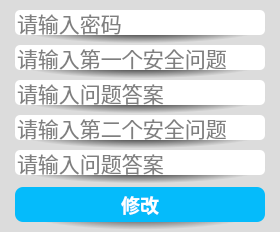
<?xml version="1.0" encoding="UTF-8"?>
<ui version="4.0">
 <class>CModifySecretiveQuestionsDialog</class>
 <widget class="QDialog" name="CModifySecretiveQuestionsDialog">
  <property name="geometry">
   <rect>
    <x>0</x>
    <y>0</y>
    <width>280</width>
    <height>232</height>
   </rect>
  </property>
  <property name="minimumSize">
   <size>
    <width>280</width>
    <height>232</height>
   </size>
  </property>
  <property name="maximumSize">
   <size>
    <width>280</width>
    <height>232</height>
   </size>
  </property>
  <property name="windowTitle">
   <string>修改安全问题</string>
  </property>
  <property name="styleSheet">
   <string notr="true">#CModifySecretiveQuestionsDialog
{
	background:rgb(220, 220, 220);
}</string>
  </property>
  <layout class="QGridLayout" name="gridLayout">
   <property name="leftMargin">
    <number>0</number>
   </property>
   <property name="topMargin">
    <number>10</number>
   </property>
   <property name="rightMargin">
    <number>0</number>
   </property>
   <property name="bottomMargin">
    <number>0</number>
   </property>
   <property name="spacing">
    <number>0</number>
   </property>
   <item row="0" column="0">
    <widget class="QWidget" name="widgetAccount" native="true">
     <property name="sizePolicy">
      <sizepolicy hsizetype="Fixed" vsizetype="Fixed">
       <horstretch>0</horstretch>
       <verstretch>0</verstretch>
      </sizepolicy>
     </property>
     <property name="minimumSize">
      <size>
       <width>280</width>
       <height>35</height>
      </size>
     </property>
     <property name="maximumSize">
      <size>
       <width>280</width>
       <height>35</height>
      </size>
     </property>
     <property name="font">
      <font>
       <family>等线</family>
       <pointsize>10</pointsize>
       <weight>75</weight>
       <bold>true</bold>
      </font>
     </property>
     <property name="styleSheet">
      <string notr="true">background:qradialgradient(spread:pad, cx:0.5, cy:0.5, radius:0.5, fx:0.5, fy:0.5, stop:0.0965909 rgba(0, 0, 0, 255), stop:0.903409 rgba(220, 220, 220, 220));</string>
     </property>
     <layout class="QGridLayout" name="gridLayout_2">
      <property name="leftMargin">
       <number>0</number>
      </property>
      <property name="topMargin">
       <number>0</number>
      </property>
      <property name="rightMargin">
       <number>0</number>
      </property>
      <property name="bottomMargin">
       <number>0</number>
      </property>
      <property name="spacing">
       <number>0</number>
      </property>
      <item row="0" column="0">
       <widget class="QLineEdit" name="lineEditPassword">
        <property name="sizePolicy">
         <sizepolicy hsizetype="Fixed" vsizetype="Fixed">
          <horstretch>25</horstretch>
          <verstretch>25</verstretch>
         </sizepolicy>
        </property>
        <property name="minimumSize">
         <size>
          <width>250</width>
          <height>25</height>
         </size>
        </property>
        <property name="maximumSize">
         <size>
          <width>250</width>
          <height>25</height>
         </size>
        </property>
        <property name="font">
         <font>
          <family>Consolas</family>
          <pointsize>16</pointsize>
          <weight>50</weight>
          <italic>false</italic>
          <bold>false</bold>
         </font>
        </property>
        <property name="toolTip">
         <string/>
        </property>
        <property name="autoFillBackground">
         <bool>false</bool>
        </property>
        <property name="styleSheet">
         <string notr="true">background:rgb(255, 255, 255);
border-radius:5px;
color:rgb(0, 0, 0);</string>
        </property>
        <property name="inputMask">
         <string/>
        </property>
        <property name="text">
         <string/>
        </property>
        <property name="maxLength">
         <number>30</number>
        </property>
        <property name="frame">
         <bool>true</bool>
        </property>
        <property name="echoMode">
         <enum>QLineEdit::Normal</enum>
        </property>
        <property name="cursorPosition">
         <number>0</number>
        </property>
        <property name="alignment">
         <set>Qt::AlignLeading|Qt::AlignLeft|Qt::AlignVCenter</set>
        </property>
        <property name="dragEnabled">
         <bool>false</bool>
        </property>
        <property name="placeholderText">
         <string>请输入密码</string>
        </property>
        <property name="clearButtonEnabled">
         <bool>true</bool>
        </property>
       </widget>
      </item>
      <item row="1" column="0">
       <spacer name="verticalSpacerInputAccount">
        <property name="font">
         <font>
          <family>等线</family>
          <pointsize>10</pointsize>
          <weight>75</weight>
          <bold>true</bold>
         </font>
        </property>
        <property name="orientation">
         <enum>Qt::Vertical</enum>
        </property>
        <property name="sizeHint" stdset="0">
         <size>
          <width>20</width>
          <height>20</height>
         </size>
        </property>
       </spacer>
      </item>
     </layout>
    </widget>
   </item>
   <item row="1" column="0">
    <widget class="QWidget" name="widgetAccount_2" native="true">
     <property name="sizePolicy">
      <sizepolicy hsizetype="Fixed" vsizetype="Fixed">
       <horstretch>0</horstretch>
       <verstretch>0</verstretch>
      </sizepolicy>
     </property>
     <property name="minimumSize">
      <size>
       <width>280</width>
       <height>35</height>
      </size>
     </property>
     <property name="maximumSize">
      <size>
       <width>280</width>
       <height>35</height>
      </size>
     </property>
     <property name="font">
      <font>
       <family>等线</family>
       <pointsize>10</pointsize>
       <weight>75</weight>
       <bold>true</bold>
      </font>
     </property>
     <property name="styleSheet">
      <string notr="true">background:qradialgradient(spread:pad, cx:0.5, cy:0.5, radius:0.5, fx:0.5, fy:0.5, stop:0.0965909 rgba(0, 0, 0, 255), stop:0.903409 rgba(220, 220, 220, 220));</string>
     </property>
     <layout class="QGridLayout" name="gridLayout_3">
      <property name="leftMargin">
       <number>0</number>
      </property>
      <property name="topMargin">
       <number>0</number>
      </property>
      <property name="rightMargin">
       <number>0</number>
      </property>
      <property name="bottomMargin">
       <number>0</number>
      </property>
      <property name="spacing">
       <number>0</number>
      </property>
      <item row="0" column="0">
       <widget class="QLineEdit" name="lineEditSecretiveQuestion1">
        <property name="sizePolicy">
         <sizepolicy hsizetype="Fixed" vsizetype="Fixed">
          <horstretch>25</horstretch>
          <verstretch>25</verstretch>
         </sizepolicy>
        </property>
        <property name="minimumSize">
         <size>
          <width>250</width>
          <height>25</height>
         </size>
        </property>
        <property name="maximumSize">
         <size>
          <width>250</width>
          <height>25</height>
         </size>
        </property>
        <property name="font">
         <font>
          <family>Consolas</family>
          <pointsize>16</pointsize>
          <weight>50</weight>
          <italic>false</italic>
          <bold>false</bold>
         </font>
        </property>
        <property name="toolTip">
         <string/>
        </property>
        <property name="autoFillBackground">
         <bool>false</bool>
        </property>
        <property name="styleSheet">
         <string notr="true">background:rgb(255, 255, 255);
border-radius:5px;
color:rgb(0, 0, 0);</string>
        </property>
        <property name="inputMask">
         <string/>
        </property>
        <property name="text">
         <string/>
        </property>
        <property name="maxLength">
         <number>20</number>
        </property>
        <property name="frame">
         <bool>true</bool>
        </property>
        <property name="echoMode">
         <enum>QLineEdit::Normal</enum>
        </property>
        <property name="cursorPosition">
         <number>0</number>
        </property>
        <property name="alignment">
         <set>Qt::AlignLeading|Qt::AlignLeft|Qt::AlignVCenter</set>
        </property>
        <property name="dragEnabled">
         <bool>false</bool>
        </property>
        <property name="placeholderText">
         <string>请输入第一个安全问题</string>
        </property>
        <property name="clearButtonEnabled">
         <bool>true</bool>
        </property>
       </widget>
      </item>
      <item row="1" column="0">
       <spacer name="verticalSpacerInputAccount_2">
        <property name="font">
         <font>
          <family>等线</family>
          <pointsize>10</pointsize>
          <weight>75</weight>
          <bold>true</bold>
         </font>
        </property>
        <property name="orientation">
         <enum>Qt::Vertical</enum>
        </property>
        <property name="sizeHint" stdset="0">
         <size>
          <width>20</width>
          <height>20</height>
         </size>
        </property>
       </spacer>
      </item>
     </layout>
    </widget>
   </item>
   <item row="2" column="0">
    <widget class="QWidget" name="widgetAccount_3" native="true">
     <property name="sizePolicy">
      <sizepolicy hsizetype="Fixed" vsizetype="Fixed">
       <horstretch>0</horstretch>
       <verstretch>0</verstretch>
      </sizepolicy>
     </property>
     <property name="minimumSize">
      <size>
       <width>280</width>
       <height>35</height>
      </size>
     </property>
     <property name="maximumSize">
      <size>
       <width>280</width>
       <height>35</height>
      </size>
     </property>
     <property name="font">
      <font>
       <family>等线</family>
       <pointsize>10</pointsize>
       <weight>75</weight>
       <bold>true</bold>
      </font>
     </property>
     <property name="styleSheet">
      <string notr="true">background:qradialgradient(spread:pad, cx:0.5, cy:0.5, radius:0.5, fx:0.5, fy:0.5, stop:0.0965909 rgba(0, 0, 0, 255), stop:0.903409 rgba(220, 220, 220, 220));</string>
     </property>
     <layout class="QGridLayout" name="gridLayout_4">
      <property name="leftMargin">
       <number>0</number>
      </property>
      <property name="topMargin">
       <number>0</number>
      </property>
      <property name="rightMargin">
       <number>0</number>
      </property>
      <property name="bottomMargin">
       <number>0</number>
      </property>
      <property name="spacing">
       <number>0</number>
      </property>
      <item row="0" column="0">
       <widget class="QLineEdit" name="lineEditSecretiveAnswer1">
        <property name="sizePolicy">
         <sizepolicy hsizetype="Fixed" vsizetype="Fixed">
          <horstretch>25</horstretch>
          <verstretch>25</verstretch>
         </sizepolicy>
        </property>
        <property name="minimumSize">
         <size>
          <width>250</width>
          <height>25</height>
         </size>
        </property>
        <property name="maximumSize">
         <size>
          <width>250</width>
          <height>25</height>
         </size>
        </property>
        <property name="font">
         <font>
          <family>Consolas</family>
          <pointsize>16</pointsize>
          <weight>50</weight>
          <italic>false</italic>
          <bold>false</bold>
         </font>
        </property>
        <property name="toolTip">
         <string/>
        </property>
        <property name="autoFillBackground">
         <bool>false</bool>
        </property>
        <property name="styleSheet">
         <string notr="true">background:rgb(255, 255, 255);
border-radius:5px;
color:rgb(0, 0, 0);</string>
        </property>
        <property name="inputMask">
         <string/>
        </property>
        <property name="text">
         <string/>
        </property>
        <property name="maxLength">
         <number>20</number>
        </property>
        <property name="frame">
         <bool>true</bool>
        </property>
        <property name="echoMode">
         <enum>QLineEdit::Normal</enum>
        </property>
        <property name="cursorPosition">
         <number>0</number>
        </property>
        <property name="alignment">
         <set>Qt::AlignLeading|Qt::AlignLeft|Qt::AlignVCenter</set>
        </property>
        <property name="dragEnabled">
         <bool>false</bool>
        </property>
        <property name="placeholderText">
         <string>请输入问题答案</string>
        </property>
        <property name="clearButtonEnabled">
         <bool>true</bool>
        </property>
       </widget>
      </item>
      <item row="1" column="0">
       <spacer name="verticalSpacerInputAccount_3">
        <property name="font">
         <font>
          <family>等线</family>
          <pointsize>10</pointsize>
          <weight>75</weight>
          <bold>true</bold>
         </font>
        </property>
        <property name="orientation">
         <enum>Qt::Vertical</enum>
        </property>
        <property name="sizeHint" stdset="0">
         <size>
          <width>20</width>
          <height>20</height>
         </size>
        </property>
       </spacer>
      </item>
     </layout>
    </widget>
   </item>
   <item row="3" column="0">
    <widget class="QWidget" name="widgetAccount_4" native="true">
     <property name="sizePolicy">
      <sizepolicy hsizetype="Fixed" vsizetype="Fixed">
       <horstretch>0</horstretch>
       <verstretch>0</verstretch>
      </sizepolicy>
     </property>
     <property name="minimumSize">
      <size>
       <width>280</width>
       <height>35</height>
      </size>
     </property>
     <property name="maximumSize">
      <size>
       <width>280</width>
       <height>35</height>
      </size>
     </property>
     <property name="font">
      <font>
       <family>等线</family>
       <pointsize>10</pointsize>
       <weight>75</weight>
       <bold>true</bold>
      </font>
     </property>
     <property name="styleSheet">
      <string notr="true">background:qradialgradient(spread:pad, cx:0.5, cy:0.5, radius:0.5, fx:0.5, fy:0.5, stop:0.0965909 rgba(0, 0, 0, 255), stop:0.903409 rgba(220, 220, 220, 220));</string>
     </property>
     <layout class="QGridLayout" name="gridLayout_5">
      <property name="leftMargin">
       <number>0</number>
      </property>
      <property name="topMargin">
       <number>0</number>
      </property>
      <property name="rightMargin">
       <number>0</number>
      </property>
      <property name="bottomMargin">
       <number>0</number>
      </property>
      <property name="spacing">
       <number>0</number>
      </property>
      <item row="0" column="0">
       <widget class="QLineEdit" name="lineEditSecretiveQuestion2">
        <property name="sizePolicy">
         <sizepolicy hsizetype="Fixed" vsizetype="Fixed">
          <horstretch>25</horstretch>
          <verstretch>25</verstretch>
         </sizepolicy>
        </property>
        <property name="minimumSize">
         <size>
          <width>250</width>
          <height>25</height>
         </size>
        </property>
        <property name="maximumSize">
         <size>
          <width>250</width>
          <height>25</height>
         </size>
        </property>
        <property name="font">
         <font>
          <family>Consolas</family>
          <pointsize>16</pointsize>
          <weight>50</weight>
          <italic>false</italic>
          <bold>false</bold>
         </font>
        </property>
        <property name="toolTip">
         <string/>
        </property>
        <property name="autoFillBackground">
         <bool>false</bool>
        </property>
        <property name="styleSheet">
         <string notr="true">background:rgb(255, 255, 255);
border-radius:5px;
color:rgb(0, 0, 0);</string>
        </property>
        <property name="inputMask">
         <string/>
        </property>
        <property name="text">
         <string/>
        </property>
        <property name="maxLength">
         <number>20</number>
        </property>
        <property name="frame">
         <bool>true</bool>
        </property>
        <property name="echoMode">
         <enum>QLineEdit::Normal</enum>
        </property>
        <property name="cursorPosition">
         <number>0</number>
        </property>
        <property name="alignment">
         <set>Qt::AlignLeading|Qt::AlignLeft|Qt::AlignVCenter</set>
        </property>
        <property name="dragEnabled">
         <bool>false</bool>
        </property>
        <property name="placeholderText">
         <string>请输入第二个安全问题</string>
        </property>
        <property name="clearButtonEnabled">
         <bool>true</bool>
        </property>
       </widget>
      </item>
      <item row="1" column="0">
       <spacer name="verticalSpacerInputAccount_4">
        <property name="font">
         <font>
          <family>等线</family>
          <pointsize>10</pointsize>
          <weight>75</weight>
          <bold>true</bold>
         </font>
        </property>
        <property name="orientation">
         <enum>Qt::Vertical</enum>
        </property>
        <property name="sizeHint" stdset="0">
         <size>
          <width>20</width>
          <height>20</height>
         </size>
        </property>
       </spacer>
      </item>
     </layout>
    </widget>
   </item>
   <item row="4" column="0">
    <widget class="QWidget" name="widgetAccount_5" native="true">
     <property name="sizePolicy">
      <sizepolicy hsizetype="Fixed" vsizetype="Fixed">
       <horstretch>0</horstretch>
       <verstretch>0</verstretch>
      </sizepolicy>
     </property>
     <property name="minimumSize">
      <size>
       <width>280</width>
       <height>35</height>
      </size>
     </property>
     <property name="maximumSize">
      <size>
       <width>280</width>
       <height>35</height>
      </size>
     </property>
     <property name="font">
      <font>
       <family>等线</family>
       <pointsize>10</pointsize>
       <weight>75</weight>
       <bold>true</bold>
      </font>
     </property>
     <property name="styleSheet">
      <string notr="true">background:qradialgradient(spread:pad, cx:0.5, cy:0.5, radius:0.5, fx:0.5, fy:0.5, stop:0.0965909 rgba(0, 0, 0, 255), stop:0.903409 rgba(220, 220, 220, 220));</string>
     </property>
     <layout class="QGridLayout" name="gridLayout_6">
      <property name="leftMargin">
       <number>0</number>
      </property>
      <property name="topMargin">
       <number>0</number>
      </property>
      <property name="rightMargin">
       <number>0</number>
      </property>
      <property name="bottomMargin">
       <number>0</number>
      </property>
      <property name="spacing">
       <number>0</number>
      </property>
      <item row="0" column="0">
       <widget class="QLineEdit" name="lineEditSecretiveAnswer2">
        <property name="sizePolicy">
         <sizepolicy hsizetype="Fixed" vsizetype="Fixed">
          <horstretch>25</horstretch>
          <verstretch>25</verstretch>
         </sizepolicy>
        </property>
        <property name="minimumSize">
         <size>
          <width>250</width>
          <height>25</height>
         </size>
        </property>
        <property name="maximumSize">
         <size>
          <width>250</width>
          <height>25</height>
         </size>
        </property>
        <property name="font">
         <font>
          <family>Consolas</family>
          <pointsize>16</pointsize>
          <weight>50</weight>
          <italic>false</italic>
          <bold>false</bold>
         </font>
        </property>
        <property name="toolTip">
         <string/>
        </property>
        <property name="autoFillBackground">
         <bool>false</bool>
        </property>
        <property name="styleSheet">
         <string notr="true">background:rgb(255, 255, 255);
border-radius:5px;
color:rgb(0, 0, 0);</string>
        </property>
        <property name="inputMask">
         <string/>
        </property>
        <property name="text">
         <string/>
        </property>
        <property name="maxLength">
         <number>20</number>
        </property>
        <property name="frame">
         <bool>true</bool>
        </property>
        <property name="echoMode">
         <enum>QLineEdit::Normal</enum>
        </property>
        <property name="cursorPosition">
         <number>0</number>
        </property>
        <property name="alignment">
         <set>Qt::AlignLeading|Qt::AlignLeft|Qt::AlignVCenter</set>
        </property>
        <property name="dragEnabled">
         <bool>false</bool>
        </property>
        <property name="placeholderText">
         <string>请输入问题答案</string>
        </property>
        <property name="clearButtonEnabled">
         <bool>true</bool>
        </property>
       </widget>
      </item>
      <item row="1" column="0">
       <spacer name="verticalSpacerInputAccount_5">
        <property name="font">
         <font>
          <family>等线</family>
          <pointsize>10</pointsize>
          <weight>75</weight>
          <bold>true</bold>
         </font>
        </property>
        <property name="orientation">
         <enum>Qt::Vertical</enum>
        </property>
        <property name="sizeHint" stdset="0">
         <size>
          <width>20</width>
          <height>20</height>
         </size>
        </property>
       </spacer>
      </item>
     </layout>
    </widget>
   </item>
   <item row="5" column="0">
    <widget class="QWidget" name="widgetLoginButton" native="true">
     <property name="sizePolicy">
      <sizepolicy hsizetype="Preferred" vsizetype="Fixed">
       <horstretch>0</horstretch>
       <verstretch>0</verstretch>
      </sizepolicy>
     </property>
     <property name="styleSheet">
      <string notr="true">background:qradialgradient(spread:pad, cx:0.5, cy:0.5, radius:0.5, fx:0.5, fy:0.5, stop:0.0965909 rgba(0, 0, 0, 255), stop:0.903409 rgba(220, 220, 220, 220));</string>
     </property>
     <layout class="QGridLayout" name="gridLayout_7">
      <property name="leftMargin">
       <number>5</number>
      </property>
      <property name="topMargin">
       <number>2</number>
      </property>
      <property name="rightMargin">
       <number>5</number>
      </property>
      <property name="bottomMargin">
       <number>10</number>
      </property>
      <property name="spacing">
       <number>0</number>
      </property>
      <item row="0" column="0">
       <widget class="QToolButton" name="toolButtonModify">
        <property name="sizePolicy">
         <sizepolicy hsizetype="Fixed" vsizetype="Fixed">
          <horstretch>0</horstretch>
          <verstretch>0</verstretch>
         </sizepolicy>
        </property>
        <property name="minimumSize">
         <size>
          <width>250</width>
          <height>35</height>
         </size>
        </property>
        <property name="maximumSize">
         <size>
          <width>250</width>
          <height>35</height>
         </size>
        </property>
        <property name="font">
         <font>
          <family>等线</family>
          <pointsize>14</pointsize>
          <weight>75</weight>
          <bold>true</bold>
         </font>
        </property>
        <property name="cursor">
         <cursorShape>PointingHandCursor</cursorShape>
        </property>
        <property name="toolTip">
         <string>点击注册</string>
        </property>
        <property name="styleSheet">
         <string notr="true">background:rgb(5, 187, 251);
border-radius:8px;
color:rgb(255, 255, 255);</string>
        </property>
        <property name="text">
         <string>修改</string>
        </property>
        <property name="shortcut">
         <string>Enter</string>
        </property>
        <property name="checkable">
         <bool>false</bool>
        </property>
        <property name="autoRepeat">
         <bool>false</bool>
        </property>
        <property name="autoExclusive">
         <bool>false</bool>
        </property>
       </widget>
      </item>
     </layout>
    </widget>
   </item>
  </layout>
 </widget>
 <resources/>
 <connections/>
</ui>
